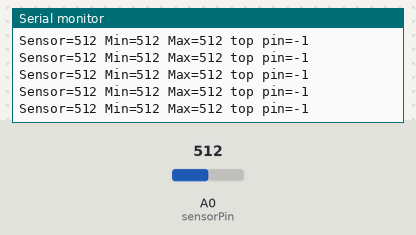
Bench run of a sketch on a simulated Arduino Uno, built with avr-gcc and run on an emulated ATmega328P. Shown: the last lines printed to the serial monitor. The test bench sets the inputs (shaded band); at power-on: A0 (sensorPin) = 512.

Above: at 2.7 s.
2.8 s: A0 (sensorPin) set to 986
At 2.89 s:
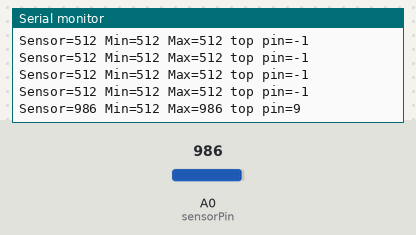
5.8 s: A0 (sensorPin) set to 1011
At 5.88 s:
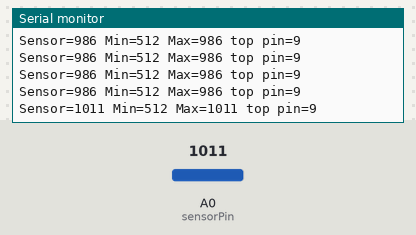
Timing chart, 0 to 8.8 s (numbered marks = the images above; inputs shaded):
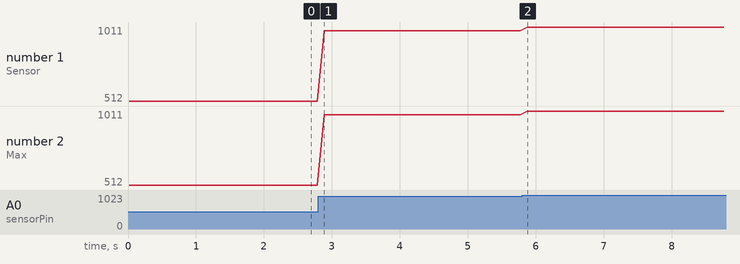

Measured:
- after the input at 2.8 s, the serial monitor: prints a new line after 0.09 s (image 1)
- after the input at 5.8 s, the serial monitor: prints a new line after 0.08 s (image 2)
- plotted number 1: 512 → 986 after the input at 2.8 s, 986 → 1011 after the input at 5.8 s
- plotted number 2: 512 → 986 after the input at 2.8 s, 986 → 1011 after the input at 5.8 s

The sketch:

sound-sensor-display-bar.ino
```cpp
int sensorPin = A0;    // select the input pin for the potentiometer
int ledPin = 13;      // select the pin for the LED
int sensorValue = 0;  // variable to store the value coming from the sensor
int max_SensorValue = 0;  // max value from sensor
int min_SensorValue = 1023;  // max value from sensor
int sample_count = 2;
int top_led = 0;

// the range of pins
int start_pin = 3;
int end_pin = 12;
void setup() {
  // declare the ledPin as an OUTPUT:
  for (int pin = start_pin; pin < top_led; pin++ )
    pinMode(pin, OUTPUT);
  Serial.begin(9600);
  Serial.println("Sound Meter Test");
}

void loop() {
  sensorValue = 0;
  // sample the sensor sample_count times
  for (int s = 1; s <= sample_count; s++ ) {
     sensorValue += analogRead(sensorPin);
     delay(1);
  }
  sensorValue = sensorValue/sample_count;

  Serial.print("Sensor=");
  Serial.print(sensorValue);


  if (sensorValue < min_SensorValue)
     min_SensorValue = sensorValue;
  Serial.print(" Min=");
  Serial.print(min_SensorValue);

  if (sensorValue > max_SensorValue)
     max_SensorValue = sensorValue;
  Serial.print(" Max=");
  Serial.print(max_SensorValue);

  top_led = map(sensorValue, min_SensorValue, max_SensorValue, 0, 9);

  Serial.print(" top pin=");
  Serial.println(top_led);

  for (int pin = start_pin; pin <= top_led; pin++ )
    digitalWrite(pin, HIGH);
  delay(100);
  //for (int pin = start_pin; pin <= top_led; pin++ )
     //digitalWrite(pin, LOW);

}
```
